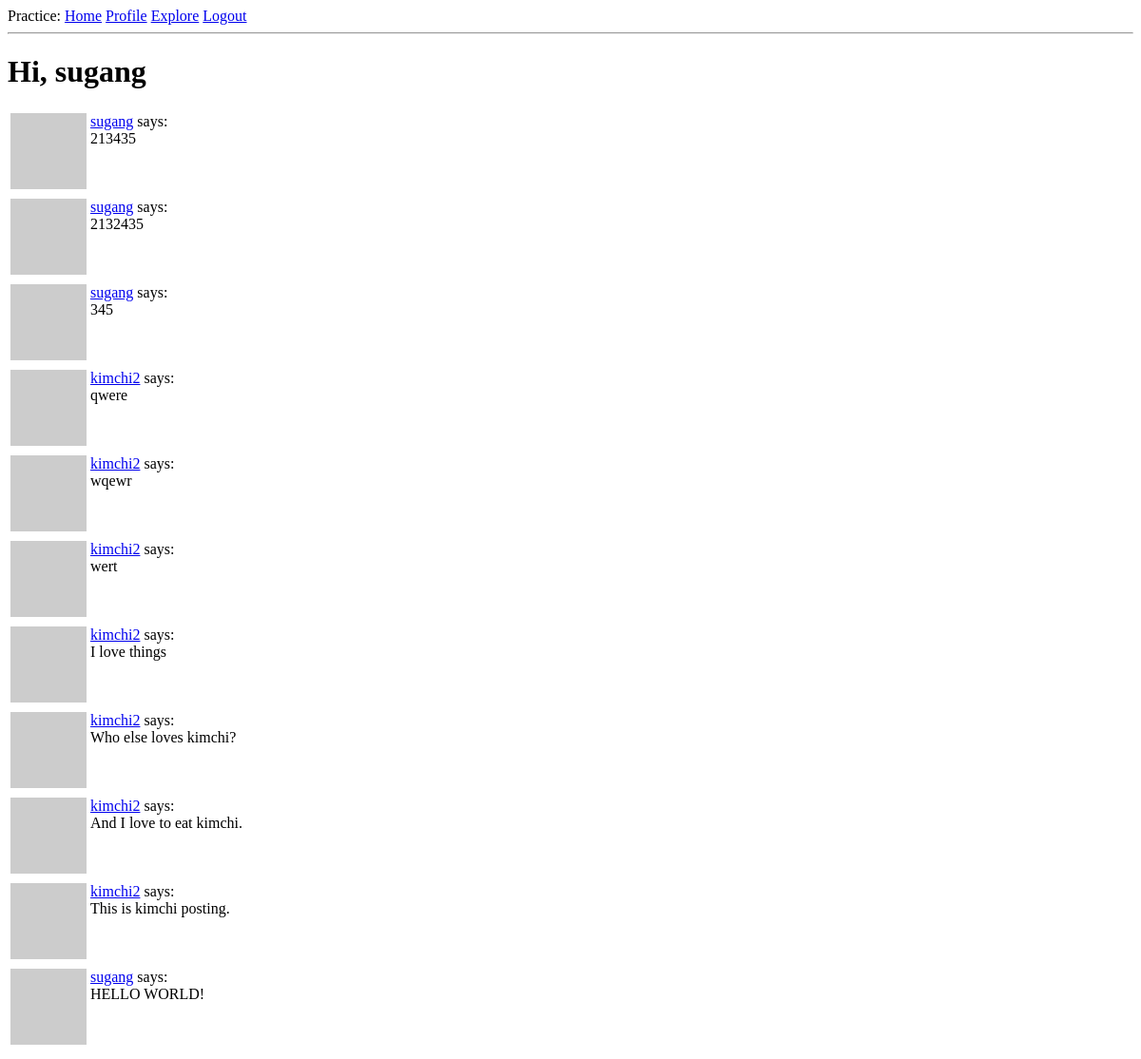
The page /explore (signed in) on the database as committed earlier.
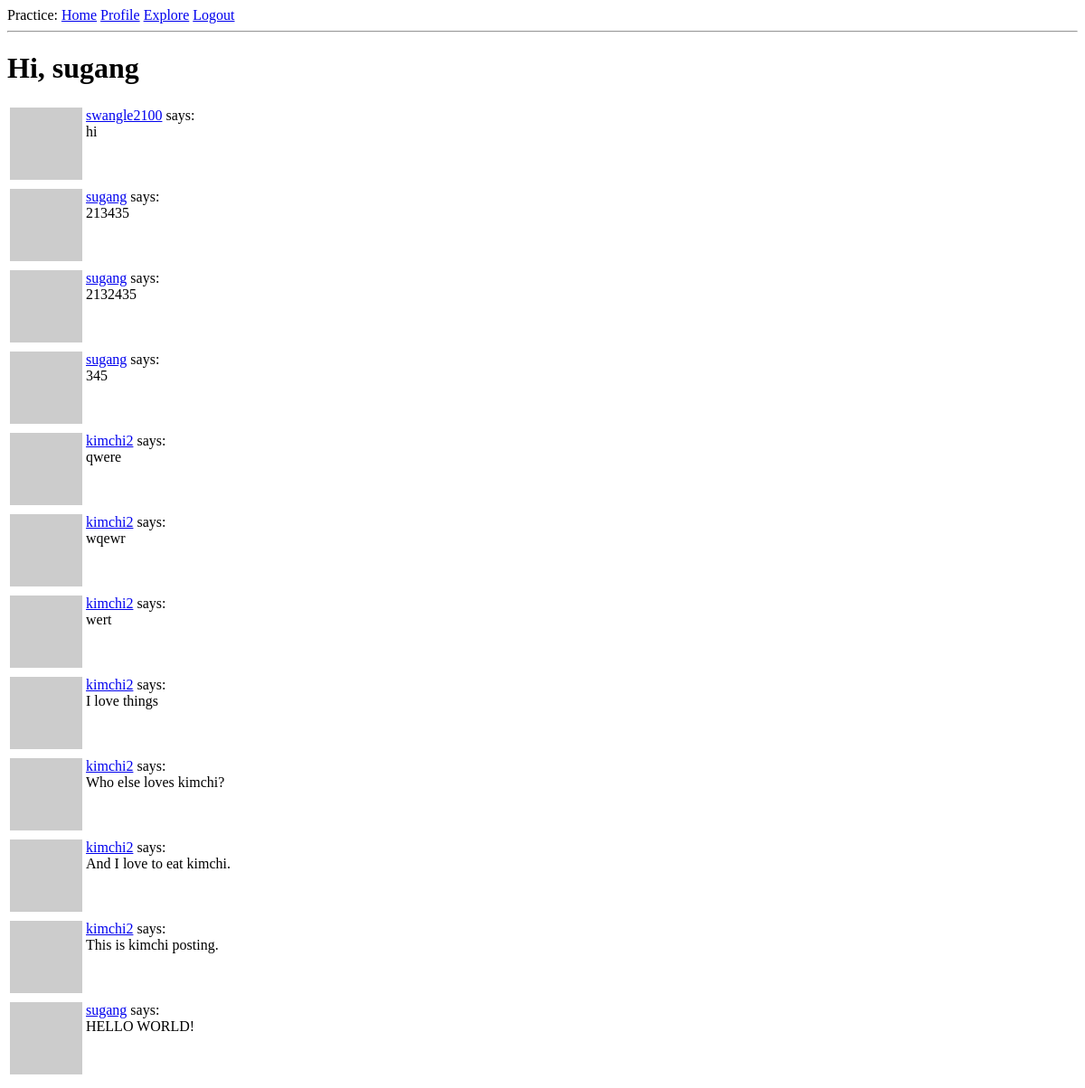
The same page on the database as committed later.
### app/models.py (models this page shows, shortened)
class User(UserMixin, db.Model):
    id: so.Mapped[int] = so.mapped_column(primary_key=True)
    username: so.Mapped[str] = so.mapped_column(sa.String(64), index=True, unique=True)
    email: so.Mapped[str] = so.mapped_column(sa.String(120), index=True, unique=True)
    password_hash: so.Mapped[Optional[str]] = so.mapped_column(sa.String(256))
    about_me: so.Mapped[Optional[str]] = so.mapped_column(sa.String(140))
    last_seen: so.Mapped[Optional[datetime]] = so.mapped_column(
        default=lambda: datetime.now(timezone.utc)
    )
    def avatar(self, size):
        digest = md5(self.email.lower().encode("utf-8")).hexdigest()
        return f"https://www.gravatar.com/avatar/{digest}?d=identicon&s={size}"
    posts: so.WriteOnlyMapped["Post"] = so.relationship(back_populates="author")
    following: so.WriteOnlyMapped["User"] = so.relationship(
        secondary=followers,
        primaryjoin=(followers.c.follower_id == id),
        secondaryjoin=(followers.c.followed_id == id),
        back_populates="followers",
    )
    followers: so.WriteOnlyMapped["User"] = so.relationship(
        secondary=followers,
        primaryjoin=(followers.c.followed_id == id),
        secondaryjoin=(followers.c.follower_id == id),
        back_populates="following",
    )

class Post(db.Model):
    id: so.Mapped[int] = so.mapped_column(primary_key=True)
    body: so.Mapped[str] = so.mapped_column(sa.String(140))
    timestamp: so.Mapped[datetime] = so.mapped_column(
        index=True, default=lambda: datetime.now(timezone.utc)
    )
    user_id: so.Mapped[int] = so.mapped_column(sa.ForeignKey(User.id), index=True)
    author: so.Mapped[User] = so.relationship(back_populates="posts")

### app/routes.py (the view)
@app.route("/explore")
@login_required
def explore():
    page = request.args.get("page", 1, type=int)
    query = sa.select(Post).order_by(Post.timestamp.desc())
    posts = db.paginate(
        query,
        page=page,
        per_page=app.config["POSTS_PER_PAGE"],
        error_out=False,
    )
    next_url = url_for("explore", page=posts.next_num) if posts.has_next else None
    prev_url = url_for("explore", page=posts.prev_num) if posts.has_prev else None
    return render_template(
        "index.html",
        title="Explore",
        posts=posts.items,
        next_url=next_url,
        prev_url=prev_url,
    )

### app/models.py (called while the page is built)
@login.user_loader
def load_user(id):
    return db.session.get(User, int(id))

### app/routes.py (called while the page is built)
@app.before_request
def before_request():
    if current_user.is_authenticated:
        current_user.last_seen = datetime.now(timezone.utc)
        db.session.commit()

### app/templates/index.html (shortened to what this page needs)
{% extends "base.html" %}
{% block content %}
    <h1>Hi, {{ current_user.username }}</h1>
    {% for post in posts %}
        {% include "_post.html" %}
    {% endfor %}
{% endblock %}

### app/templates/base.html (shortened to what this page needs)
<!DOCTYPE html>
<html lang="en">
    <head>
    </head>
    <body>
        <div>
            Practice:
            <a href="{{ url_for("index") }}">Home</a>
            {% if current_user.is_anonymous %}
                <a href="{{ url_for("login") }}">Login</a>
            {% else %}
                <a href="{{ url_for("user", username=current_user.username) }}">Profile</a>
                <a href="{{ url_for("explore") }}">Explore</a>
                <a href="{{ url_for("logout") }}">Logout</a>
            {% endif %}
        </div>
        <hr />
        {% block content %}{% endblock %}
    </body>
</html>

### app/templates/_post.html
<table>
    <tr valign="top">
        <td>
            <img alt="kimchi" src="{{ post.author.avatar(36) }}">
        </td>
        <td>
            <a href="{{ url_for("user", username=post.author.username) }}">{{ post.author.username }}</a> says:
            <br>
            {{ post.body }}
        </td>
    </tr>
</table>

Rows that differ between the two databases and show on the page:
added Post: author.username "swangle2100", body "hi"
